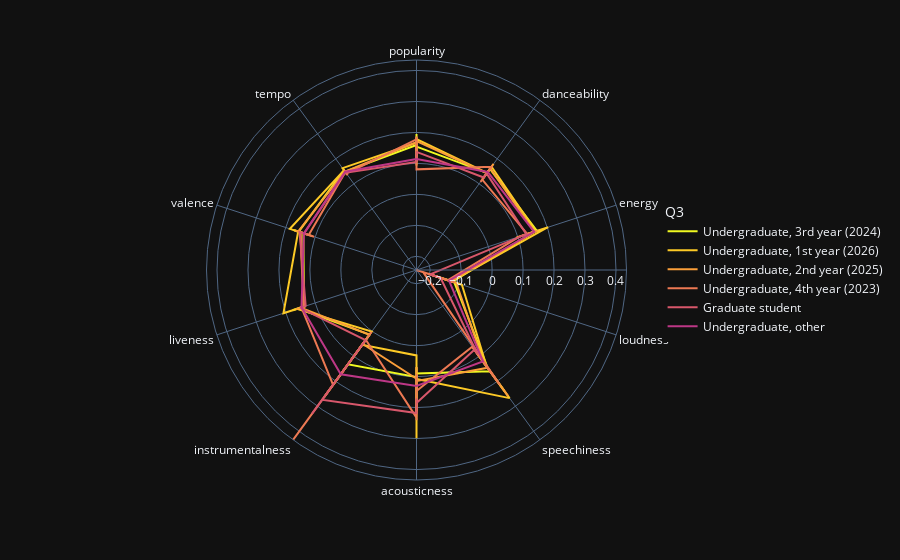

The notebook cell saved with this chart:
### Code cell
fig.show()

### Figure 1 — Plotly figure (JSON) as saved in the notebook; plotly's stock layout.template omitted (floating-point values rounded to 4 significant figures; data arrays with more than 128 entries replaced by an {"elided": "..."} marker saying what was removed)
{"data": [{"hovertemplate": "Q3=Undergraduate, 3rd year (2024)<br>value=%{r}<br>variable=%{theta}<extra></extra>", "legendgroup": "Undergraduate, 3rd year (2024)", "line": {"color": "#f0f921", "dash": "solid"}, "marker": {"symbol": "circle"}, "mode": "lines", "name": "Undergraduate, 3rd year (2024)", "r": [0.1596, 0.156, 0.1442, 0.1868, 0.1222, 0.1547, 0.1605, 0.1946, 0.1533, 0.1311, 0.1455, 0.1542, 0.1434, 0.134, 0.1317, 0.165, 0.1588, 0.1651, 0.1614, 0.161, 0.143, 0.1504, 0.1298, 0.1598, 0.1648, 0.1469, 0.1152, 0.1485, 0.1306, 0.1677, 0.1529, 0.156, 0.144, 0.1599, 0.1605, 0.1561, -0.1223, -0.1598, -0.1899, -0.1263, -0.1412, -0.111, -0.12, -0.1218, -0.1246, -0.11, -0.1328, -0.1157, 0.1471, 0.1024, 0.06788, 0.2395, 0.1509, 0.1561, 0.1687, 0.1188, 0.1048, 0.1096, 0.08728, 0.1603, 0.08995, 0.1298, 0.2112, 0.1068, 0.1514, 0.07011, 0.1052, 0.1317, 0.142, 0.129, 0.1093, 0.1015, 0.1325, 0.2152, 0.08212, 0.05982, 0.02271, 0.03273, 0.0376, 0.1636, 0.01762, 0.04677, 0.112, 0.01373, 0.1576, 0.1486, 0.1423, 0.1765, 0.1312, 0.147, 0.1446, 0.1428, 0.1353, 0.1437, 0.164, 0.1379, 0.14, 0.1347, 0.166, 0.1313, 0.1389, 0.1712, 0.1464, 0.1685, 0.14, 0.1583, 0.1631, 0.1559, 0.1539, 0.1478, 0.141, 0.1471, 0.1464, 0.1471, 0.1486, 0.1422, 0.1476, 0.1478, 0.1512, 0.1483, 0.1596], "showlegend": true, "subplot": "polar", "theta": ["popularity", "popularity", "popularity", "popularity", "popularity", "popularity", "popularity", "popularity", "popularity", "popularity", "popularity", "popularity", "danceability", "danceability", "danceability", "danceability", "danceability", "danceability", "danceability", "danceability", "danceability", "danceability", "danceability", "danceability", "energy", "energy", "energy", "energy", "energy", "energy", "energy", "energy", "energy", "energy", "energy", "energy", "loudness", "loudness", "loudness", "loudness", "loudness", "loudness", "loudness", "loudness", "loudness", "loudness", "loudness", "loudness", "speechiness", "speechiness", "speechiness", "speechiness", "speechiness", "speechiness", "speechiness", "speechiness", "speechiness", "speechiness", "speechiness", "speechiness", "acousticness", "acousticness", "acousticness", "acousticness", "acousticness", "acousticness", "acousticness", "acousticness", "acousticness", "acousticness", "acousticness", "acousticness", "instrumentalness", "instrumentalness", "instrumentalness", "instrumentalness", "instrumentalness", "instrumentalness", "instrumentalness", "instrumentalness", "instrumentalness", "instrumentalness", "instrumentalness", "instrumentalness", "liveness", "liveness", "liveness", "liveness", "liveness", "liveness", "liveness", "liveness", "liveness", "liveness", "liveness", "liveness", "valence", "valence", "valence", "valence", "valence", "valence", "valence", "valence", "valence", "valence", "valence", "valence", "tempo", "tempo", "tempo", "tempo", "tempo", "tempo", "tempo", "tempo", "tempo", "tempo", "tempo", "tempo", "popularity"], "type": "scatterpolar"}, {"hovertemplate": "Q3=Undergraduate, 1st year (2026)<br>value=%{r}<br>variable=%{theta}<extra></extra>", "legendgroup": "Undergraduate, 1st year (2026)", "line": {"color": "#fdca26", "dash": "solid"}, "marker": {"symbol": "circle"}, "mode": "lines", "name": "Undergraduate, 1st year (2026)", "r": [0.1668, 0.09297, 0.1507, 0.1345, 0.1207, 0.1277, 0.1752, 0.1262, 0.1785, 0.1431, 0.1267, 0.1359, 0.1595, 0.1177, 0.1509, 0.1661, 0.1249, 0.1681, 0.1605, 0.09439, 0.1755, 0.1506, 0.2032, 0.1484, 0.1493, 0.1191, 0.199, -0.1261, -0.1945, -0.1217, -0.1251, -0.09858, -0.1324, -0.126, -0.1808, -0.08997, 0.1409, 0.1163, 0.1185, 0.1213, 0.1428, 0.1382, 0.1933, 0.0913, 0.2671, 0.1078, 0.2989, 0.0847, 0.1155, 0.03626, 0.1335, 0.107, 0.2131, 0.03159, 0.05431, 0.2649, 0.101, 0.02965, 0.183, 0.08067, 0.03108, 0.2005, 0.001905, 0.1622, 0.1346, 0.158, 0.1476, 0.1673, 0.1395, 0.1521, 0.1392, 0.2076, 0.1576, 0.1095, 0.1709, 0.1688, 0.1469, 0.1448, 0.1376, 0.1369, 0.1859, 0.154, 0.136, 0.1532, 0.1449, 0.1577, 0.1472, 0.1539, 0.1441, 0.1624, 0.1668], "showlegend": true, "subplot": "polar", "theta": ["popularity", "popularity", "popularity", "popularity", "popularity", "popularity", "popularity", "popularity", "popularity", "danceability", "danceability", "danceability", "danceability", "danceability", "danceability", "danceability", "danceability", "danceability", "energy", "energy", "energy", "energy", "energy", "energy", "energy", "energy", "energy", "loudness", "loudness", "loudness", "loudness", "loudness", "loudness", "loudness", "loudness", "loudness", "speechiness", "speechiness", "speechiness", "speechiness", "speechiness", "speechiness", "speechiness", "speechiness", "speechiness", "acousticness", "acousticness", "acousticness", "acousticness", "acousticness", "acousticness", "acousticness", "acousticness", "acousticness", "instrumentalness", "instrumentalness", "instrumentalness", "instrumentalness", "instrumentalness", "instrumentalness", "instrumentalness", "instrumentalness", "instrumentalness", "liveness", "liveness", "liveness", "liveness", "liveness", "liveness", "liveness", "liveness", "liveness", "valence", "valence", "valence", "valence", "valence", "valence", "valence", "valence", "valence", "tempo", "tempo", "tempo", "tempo", "tempo", "tempo", "tempo", "tempo", "tempo", "popularity"], "type": "scatterpolar"}, {"hovertemplate": "Q3=Undergraduate, 2nd year (2025)<br>value=%{r}<br>variable=%{theta}<extra></extra>", "legendgroup": "Undergraduate, 2nd year (2025)", "line": {"color": "#fb9f3a", "dash": "solid"}, "marker": {"symbol": "circle"}, "mode": "lines", "name": "Undergraduate, 2nd year (2025)", "r": {"elided": "161 float values"}, "showlegend": true, "subplot": "polar", "theta": {"elided": "161 str values"}, "type": "scatterpolar"}, {"hovertemplate": "Q3=Undergraduate, 4th year (2023)<br>value=%{r}<br>variable=%{theta}<extra></extra>", "legendgroup": "Undergraduate, 4th year (2023)", "line": {"color": "#ed7953", "dash": "solid"}, "marker": {"symbol": "circle"}, "mode": "lines", "name": "Undergraduate, 4th year (2023)", "r": [0.1778, 0.08348, 0.1492, 0.1866, 0.08079, 0.1676, 0.1077, 0.1715, 0.1642, 0.1169, 0.1321, 0.1016, 0.1513, 0.1571, 0.1052, -0.1374, -0.2442, -0.1156, -0.1157, -0.2217, 0.2051, 0.1183, 0.2139, 0.1809, 0.0623, 0.1465, 0.241, 0.09258, 0.1021, 0.2325, 0.03447, 0.4339, 0.002246, 0.02172, 0.2141, 0.1468, 0.1396, 0.1333, 0.1509, 0.1374, 0.1492, 0.1036, 0.1523, 0.1554, 0.1219, 0.1466, 0.1339, 0.1467, 0.1506, 0.1407, 0.1778], "showlegend": true, "subplot": "polar", "theta": ["popularity", "popularity", "popularity", "popularity", "popularity", "danceability", "danceability", "danceability", "danceability", "danceability", "energy", "energy", "energy", "energy", "energy", "loudness", "loudness", "loudness", "loudness", "loudness", "speechiness", "speechiness", "speechiness", "speechiness", "speechiness", "acousticness", "acousticness", "acousticness", "acousticness", "acousticness", "instrumentalness", "instrumentalness", "instrumentalness", "instrumentalness", "instrumentalness", "liveness", "liveness", "liveness", "liveness", "liveness", "valence", "valence", "valence", "valence", "valence", "tempo", "tempo", "tempo", "tempo", "tempo", "popularity"], "type": "scatterpolar"}, {"hovertemplate": "Q3=Graduate student<br>value=%{r}<br>variable=%{theta}<extra></extra>", "legendgroup": "Graduate student", "line": {"color": "#d8576b", "dash": "solid"}, "marker": {"symbol": "circle"}, "mode": "lines", "name": "Graduate student", "r": [0.1046, 0.1181, 0.1373, 0.1248, 0.1309, 0.1409, 0.129, 0.1326, 0.125, -0.1979, -0.1813, -0.1626, 0.09256, 0.09317, 0.07368, 0.185, 0.171, 0.2179, 0.2736, 0.3304, 0.03589, 0.1507, 0.1302, 0.132, 0.1528, 0.1277, 0.1376, 0.1467, 0.1457, 0.1444, 0.1046], "showlegend": true, "subplot": "polar", "theta": ["popularity", "popularity", "popularity", "danceability", "danceability", "danceability", "energy", "energy", "energy", "loudness", "loudness", "loudness", "speechiness", "speechiness", "speechiness", "acousticness", "acousticness", "acousticness", "instrumentalness", "instrumentalness", "instrumentalness", "liveness", "liveness", "liveness", "valence", "valence", "valence", "tempo", "tempo", "tempo", "popularity"], "type": "scatterpolar"}, {"hovertemplate": "Q3=Undergraduate, other<br>value=%{r}<br>variable=%{theta}<extra></extra>", "legendgroup": "Undergraduate, other", "line": {"color": "#bd3786", "dash": "solid"}, "marker": {"symbol": "circle"}, "mode": "lines", "name": "Undergraduate, other", "r": [0.1145, 0.1469, 0.1553, -0.1337, 0.1209, 0.13, 0.1718, 0.1462, 0.1382, 0.148, 0.1145], "showlegend": true, "subplot": "polar", "theta": ["popularity", "danceability", "energy", "loudness", "speechiness", "acousticness", "instrumentalness", "liveness", "valence", "tempo", "popularity"], "type": "scatterpolar"}], "layout": {"legend": {"title": {"text": "Q3"}, "tracegroupgap": 0, "x": 1.2, "xanchor": "right", "y": 0.5}, "margin": {"t": 60}, "polar": {"angularaxis": {"direction": "clockwise", "rotation": 90}, "domain": {"x": [0, 1], "y": [0, 1]}}}}
